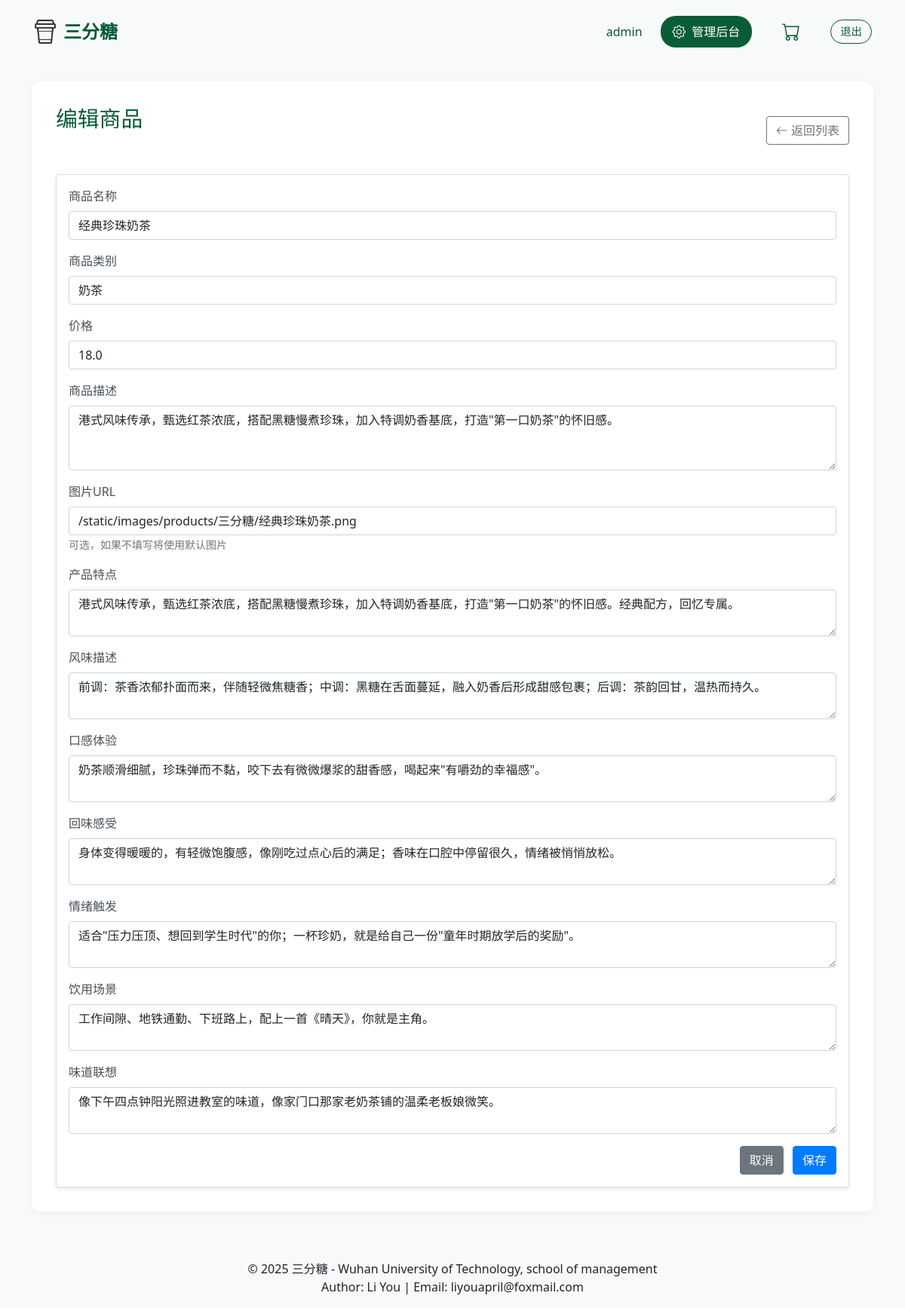
Screenshot of /admin/product/1/edit (signed in) with the database file from the repository.
### app/models/models.py (models this page shows)
class User(UserMixin, db.Model):
    id = db.Column(db.Integer, primary_key=True)
    username = db.Column(db.String(80), unique=True, nullable=False)
    password = db.Column(db.String(120), nullable=False)
    is_admin = db.Column(db.Boolean, default=False)
    created_at = db.Column(db.DateTime, default=datetime.utcnow)

class Product(db.Model):
    id = db.Column(db.Integer, primary_key=True)
    name = db.Column(db.String(100), nullable=False)
    category = db.Column(db.String(50), nullable=False)
    price = db.Column(db.Float, nullable=False)
    description = db.Column(db.Text)
    image_url = db.Column(db.String(200))
    created_at = db.Column(db.DateTime, default=datetime.utcnow)
    updated_at = db.Column(db.DateTime, default=datetime.utcnow, onupdate=datetime.utcnow)
    product_features = db.Column(db.Text)  # 产品特点
    objective_analysis = db.Column(db.Text)  # 客观参数分析
    drinking_suggestions = db.Column(db.Text)  # 科学饮用建议
    ingredients = db.Column(db.Text)  # 配料表
    origin = db.Column(db.Text)  # 产地信息
    specifications = db.Column(db.Text)  # 规格参数
    suitable_crowd = db.Column(db.Text)  # 适宜人群
    flavor_profile = db.Column(db.Text)    # 口味分析
    texture_description = db.Column(db.Text)  # 口感描述
    after_taste = db.Column(db.Text)       # 饮后感受
    mood_trigger = db.Column(db.Text)      # 情绪触发
    drinking_scenario = db.Column(db.Text)  # 饮用场景建议
    flavor_association = db.Column(db.Text)  # 风味联想

### app/routes/admin.py (the view)
@admin.route('/product/<int:id>/edit')
@login_required
@admin_required
def edit_product(id):
    product = Product.query.get_or_404(id)
    return render_template('admin/edit_product.html', product=product)

### app/__init__.py (called while the page is built)
def create_app():
    app = Flask(__name__)
    app.config.from_object('config.Config')
    db.init_app(app)
    login_manager.init_app(app)
    login_manager.login_view = 'auth.login'
    login_manager.login_message = None  # 禁用默认的登录提示消息
    @login_manager.user_loader
    def load_user(user_id):
        from app.models.models import User
        return User.query.get(int(user_id))
    from app.routes import main, auth, admin
    app.register_blueprint(main.bp)
    app.register_blueprint(auth.bp)
    app.register_blueprint(admin.admin, url_prefix='/admin')
    with app.app_context():
        db.create_all()
    return app

### app/routes/admin.py (called while the page is built)
def admin_required(f):
    @wraps(f)
    def decorated_function(*args, **kwargs):
        if not current_user.is_authenticated or not current_user.is_admin:
            return jsonify({'status': 'error', 'message': '需要管理员权限'}), 403
        return f(*args, **kwargs)
    return decorated_function

### app/templates/admin/edit_product.html (shortened to what this page needs)
{% extends "base.html" %}
{% block content %}
<div class="admin-dashboard">
    <div class="d-flex justify-content-between align-items-center mb-4">
        <h1 class="dashboard-title">编辑商品</h1>
        <a href="{{ url_for('admin.products') }}" class="btn btn-outline-secondary">
            <i class="bi bi-arrow-left"></i> 返回列表
        </a>
    </div>
    <div class="card">
        <div class="card-body">
            <form id="editProductForm">
                <div class="mb-3">
                    <label class="form-label">商品名称</label>
                    <input type="text" class="form-control" name="name" value="{{ product.name }}" required>
                </div>
                <div class="mb-3">
                    <label class="form-label">商品类别</label>
                    <input type="text" class="form-control" name="category" value="{{ product.category }}" required>
                </div>
                <div class="mb-3">
                    <label class="form-label">价格</label>
                    <input type="number" class="form-control" name="price" step="0.01" value="{{ product.price }}" required>
                </div>
                <div class="mb-3">
                    <label class="form-label">商品描述</label>
                    <textarea class="form-control" name="description" rows="3" required>{{ product.description }}</textarea>
                </div>
                <div class="mb-3">
                    <label class="form-label">图片URL</label>
                    <input type="text" class="form-control" name="image_url" value="{{ product.image_url }}">
                    <small class="form-text text-muted">可选，如果不填写将使用默认图片</small>
                </div>
                <div class="mb-3">
                    <label class="form-label">产品特点</label>
                    <textarea class="form-control" name="product_features" rows="2">{{ product.product_features }}</textarea>
                </div>
                <div class="mb-3">
                    <label class="form-label">风味描述</label>
                    <textarea class="form-control" name="flavor_profile" rows="2">{{ product.flavor_profile }}</textarea>
                </div>
                <div class="mb-3">
                    <label class="form-label">口感体验</label>
                    <textarea class="form-control" name="texture_description" rows="2">{{ product.texture_description }}</textarea>
                </div>
                <div class="mb-3">
                    <label class="form-label">回味感受</label>
                    <textarea class="form-control" name="after_taste" rows="2">{{ product.after_taste }}</textarea>
                </div>
                <div class="mb-3">
                    <label class="form-label">情绪触发</label>
                    <textarea class="form-control" name="mood_trigger" rows="2">{{ product.mood_trigger }}</textarea>
                </div>
                <div class="mb-3">
                    <label class="form-label">饮用场景</label>
                    <textarea class="form-control" name="drinking_scenario" rows="2">{{ product.drinking_scenario }}</textarea>
                </div>
                <div class="mb-3">
                    <label class="form-label">味道联想</label>
                    <textarea class="form-control" name="flavor_association" rows="2">{{ product.flavor_association }}</textarea>
                </div>
                <div class="text-end">
                    <button type="button" class="btn btn-secondary me-2" onclick="history.back()">取消</button>
                    <button type="submit" class="btn btn-primary">保存</button>
                </div>
            </form>
        </div>
    </div>
</div>
{% endblock %}

### app/templates/base.html (shortened to what this page needs)
<!DOCTYPE html>
<html lang="zh">
<head>
    <link href="https://cdn.jsdelivr.net/npm/bootstrap@5.1.3/dist/css/bootstrap.min.css" rel="stylesheet">
    <link rel="stylesheet" href="https://cdn.jsdelivr.net/npm/bootstrap-icons@1.7.2/font/bootstrap-icons.css">
    <link rel="stylesheet" href="https://cdn.datatables.net/1.11.5/css/dataTables.bootstrap5.min.css">
    <link rel="stylesheet" href="{{ url_for('static', filename='css/style.css') }}">
</head>
<body>
    <nav class="navbar navbar-expand-lg">
        <div class="container">
            <a class="navbar-brand" href="{{ url_for('main.index') }}">
                <img src="{{ url_for('static', filename='images/icon.png') }}" alt="三分糖" class="brand-icon">
                三分糖
            </a>
            <div class="nav-login-section">
                {% if not current_user.is_authenticated %}
                    <p class="login-text">请登录后购买</p>
                    <a href="{{ url_for('auth.login') }}" class="btn btn-login">登录</a>
                {% else %}
                    <div class="user-info">
                        <span class="user-name">{{ current_user.username }}</span>
                        {% if current_user.is_admin %}
                        <a href="{{ url_for('admin.index') }}" class="btn-admin">
                            <i class="bi bi-gear"></i>
                            管理后台
                        </a>
                        {% endif %}
                        <a class="nav-link cart-icon" href="{{ url_for('main.cart') }}">
                            <i class="bi bi-cart"></i>
                        </a>
                        <a href="{{ url_for('auth.logout') }}" class="btn-logout">退出</a>
                    </div>
                {% endif %}
            </div>
        </div>
    </nav>
    <div class="container mt-4">
        {% block content %}{% endblock %}
    </div>
    <footer class="footer mt-5 py-3 bg-light">
        <div class="container text-center">
            <p class="mb-0">© 2025 三分糖 - Wuhan University of Technology, school of management</p>
            <p class="mb-0">Author: Li You | Email: liyouapril@foxmail.com</p>
        </div>
    </footer>
</body>
</html>

### app/static/css/style.css (style rules this page uses)
body { background-color: #f8f9fa; }
.navbar { box-shadow: none; background-color: transparent !important; padding: 1rem 2rem; }
.navbar-brand { color: #0a5c36 !important; font-size: 1.5rem; font-weight: bold; display: flex; align-items: center; gap: 0.5rem; }
.brand-icon { width: 32px; height: 32px; }
.cart-icon { color: #0a5c36; font-size: 1.5rem; }
.nav-login-section { display: flex; align-items: center; gap: 1rem; }
.user-info { display: flex; align-items: center; gap: 1.5rem; }
.user-name { color: #0a5c36; font-weight: 500; margin: 0; }
.btn-logout { color: #0a5c36; text-decoration: none; font-size: 0.9rem; padding: 0.25rem 0.75rem; border: 1px solid #0a5c36; border-radius: 20px; transition: all 0.3s ease; }
.card { box-shadow: 0 2px 4px rgba(0,0,0,.1); transition: transform 0.2s; }
.btn-primary { background-color: #007bff; border-color: #007bff; }
.admin-dashboard { padding: 2rem; background: #fff; border-radius: 12px; box-shadow: 0 2px 8px rgba(0,0,0,0.05); }
.dashboard-title { color: #0a5c36; margin-bottom: 2rem; font-size: 1.8rem; }
.btn-admin { background: #0a5c36; color: white; padding: 0.5rem 1rem; border-radius: 20px; text-decoration: none; display: flex; align-items: center; gap: 0.5rem; transition: all 0.3s ease; }
.btn-admin i { font-size: 1.1rem; }
.form-label { color: #495057; font-weight: 500; }

### rows the page displays
User: username "admin"
Product: name "经典珍珠奶茶", category "奶茶", price "18.0", description "港式风味传承，甄选红茶浓底，搭配黑糖慢煮珍珠，加入特调奶香基底，打造\"第一口奶茶\"的怀旧感。", image_url "/static/images/products/三分糖/经典珍珠奶茶.png", product_features "港式风味传承，甄选红茶浓底，搭配黑糖慢煮珍珠，加入特调奶香基底，打造\"第一口奶茶\"的怀旧感。经典配方，回忆专属。", flavor_profile "前调：茶香浓郁扑面而来，伴随轻微焦糖香；中调：黑糖在舌面蔓延，融入奶香后形成甜感包裹；后调：茶韵回甘，温热而持久。", texture_description "奶茶顺滑细腻，珍珠弹而不黏，咬下去有微微爆浆的甜香感，喝起来\"有嚼劲的幸福感\"。", after_taste "身体变得暖暖的，有轻微饱腹感，像刚吃过点心后的满足；香味在口腔中停留很久，情绪被悄悄放松。", mood_trigger "适合\"压力压顶、想回到学生时代\"的你；一杯珍奶，就是给自己一份\"童年时期放学后的奖励\"。", drinking_scenario "工作间隙、地铁通勤、下班路上，配上一首《晴天》，你就是主角。", flavor_association "像下午四点钟阳光照进教室的味道，像家门口那家老奶茶铺的温柔老板娘微笑。"
